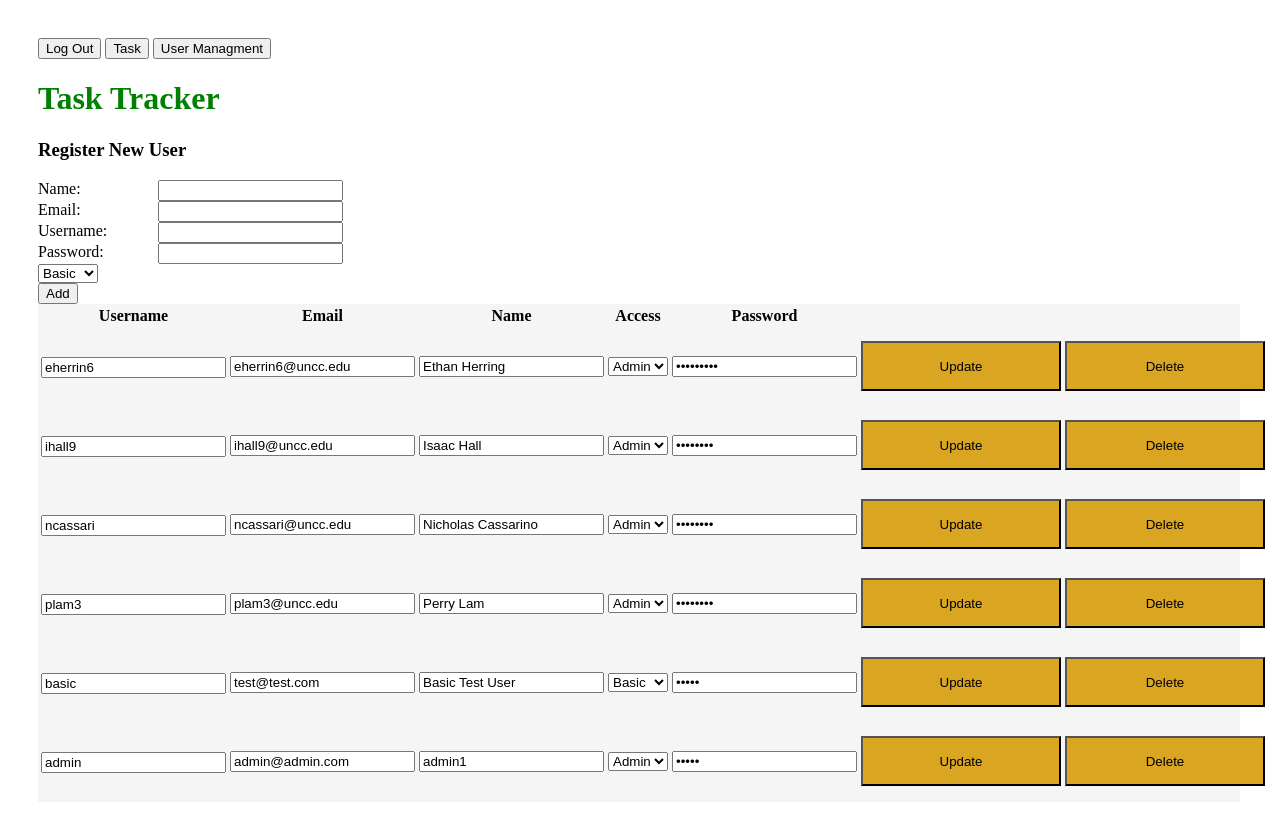
/ViewUsers (signed in), run on an earlier commit of the app's database.
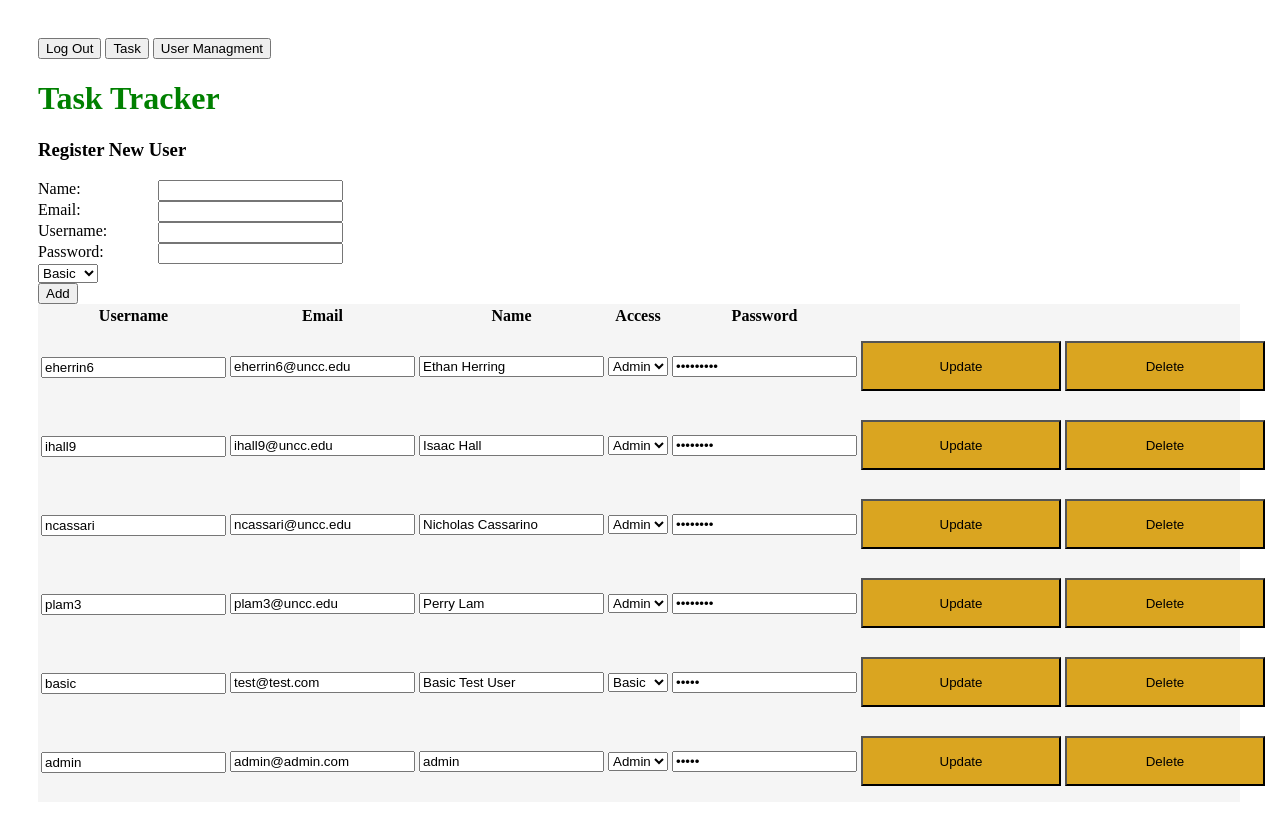
And on a later commit of the database.
### app.py (models this page shows)
class User(db.Model):
    id = db.Column(db.Integer, primary_key=True)
    name = db.Column(db.String(4150))
    email = db.Column(db.String(4150),unique=True)
    username = db.Column(db.String(100),unique=True)
    password = db.Column(db.String(100))
    access = db.Column(db.Boolean)#True if admin, False otherwise

### app.py (the view, shortened to what this page needs)
@app.route('/ViewUsers', methods=['GET', 'POST'])
def viewUsers():
    global user
    user_list = User.query.all()
    return render_template('ViewUsers.html',user_list=user_list,user=user)

### templates/ViewUsers.html (shortened to what this page needs)
<!DOCTYPE html>
<html lang="en">
<head>
    <link rel="stylesheet" href="./static/main.css">
</head>
<a href="/logout"><button>Log Out</button></a>
<a href="/task"><button>Task</button></a>
<a href="/ViewUsers"><button>User Managment</button></a>
{%if user.access==1%}
<body>
    <h1>Task Tracker</h1>
    <form action="/ViewUsers" method="post">
        <div>
            <h3>Register New User</h3>
            <label>Name:</label>
            <input type="text" name="name" value="{{ request.form['name'] }}">
            <br>
            <label>Email:</label>
            <input type="text" name="email" value="{{ request.form['email'] }}">
            <br>
            <label>Username:</label>
            <input type="text" name="username" value="{{ request.form['username'] }}">
            <br>
            <label>Password:</label>
            <input type="text" name="password" value="{{ request.form['password'] }}">
            <br>
            <select name="access"> <option value="0">Basic</option><option value="1">Admin</option> </select>
            <br>
            <button type="submit">Add</button>
        </div>
    </form>
    <div class="todo">
     <table>
        <thead>
        <tr>
            <th>Username</th>
            <th>Email</th>
            <th>Name</th>
            <th>Access</th>
            <th>Password</th>
            <th></th>
            <th></th>
        </thead>
        <tbody>
    {% for user in user_list %}
    <tr>
    <form action="/updateUser/{{user.id}}" method="Post">
    <td class="title"><input type="text" name="editUsername" value="{{ user.username }}"></td>
    <td><input type="text" name="editEmail" value="{{ user.email }}"></td>
    <td><input type="text" name="editName" value="{{ user.name }}"></td>
    <td><select name="editAccess">{% if user.access == 0 %}<option selected value="Basic">Basic</option><option value="Admin">Admin</option> {% elif user.access == 1 %}<option value="Basic">Basic</option><option selected value="Admin">Admin</option>{%endif%}"></select></td>
    <td><input type="password" name="updatePass" value={{user.password}}>
    <td><a href="/updateUser/{{user.id}}"><button type="submit">Update</button></a></td> </form>
    <td><a href="/deleteUser/{{user.id}}"><button>Delete</button></a>
    </td></tr>
    {% endfor %}
</tbody>
    </table>
    </div>
</body>
{%endif%}
</html>

What changed in the data, as far as the page shows it:
changed User "admin": editName "admin1" → "admin"
